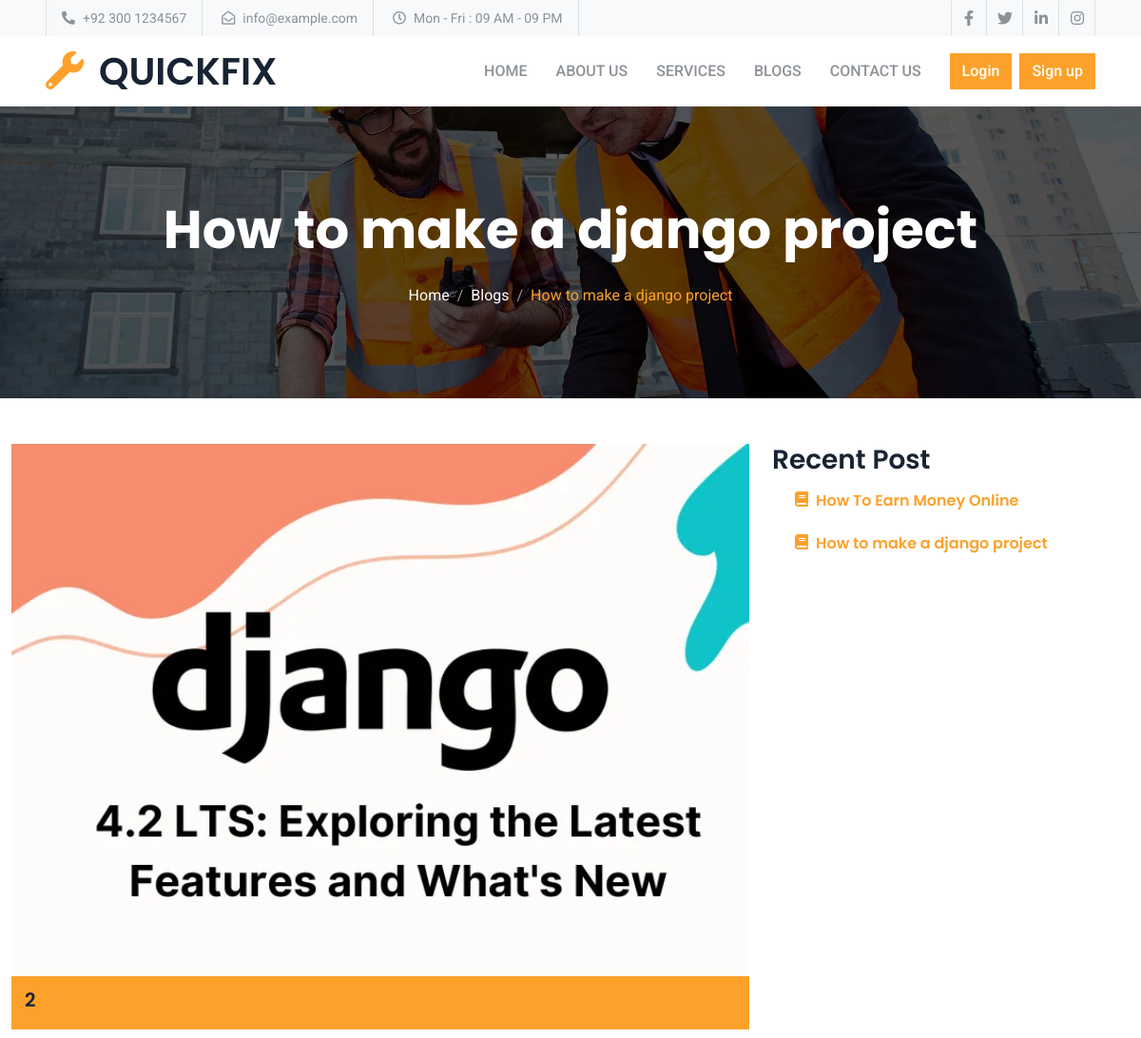
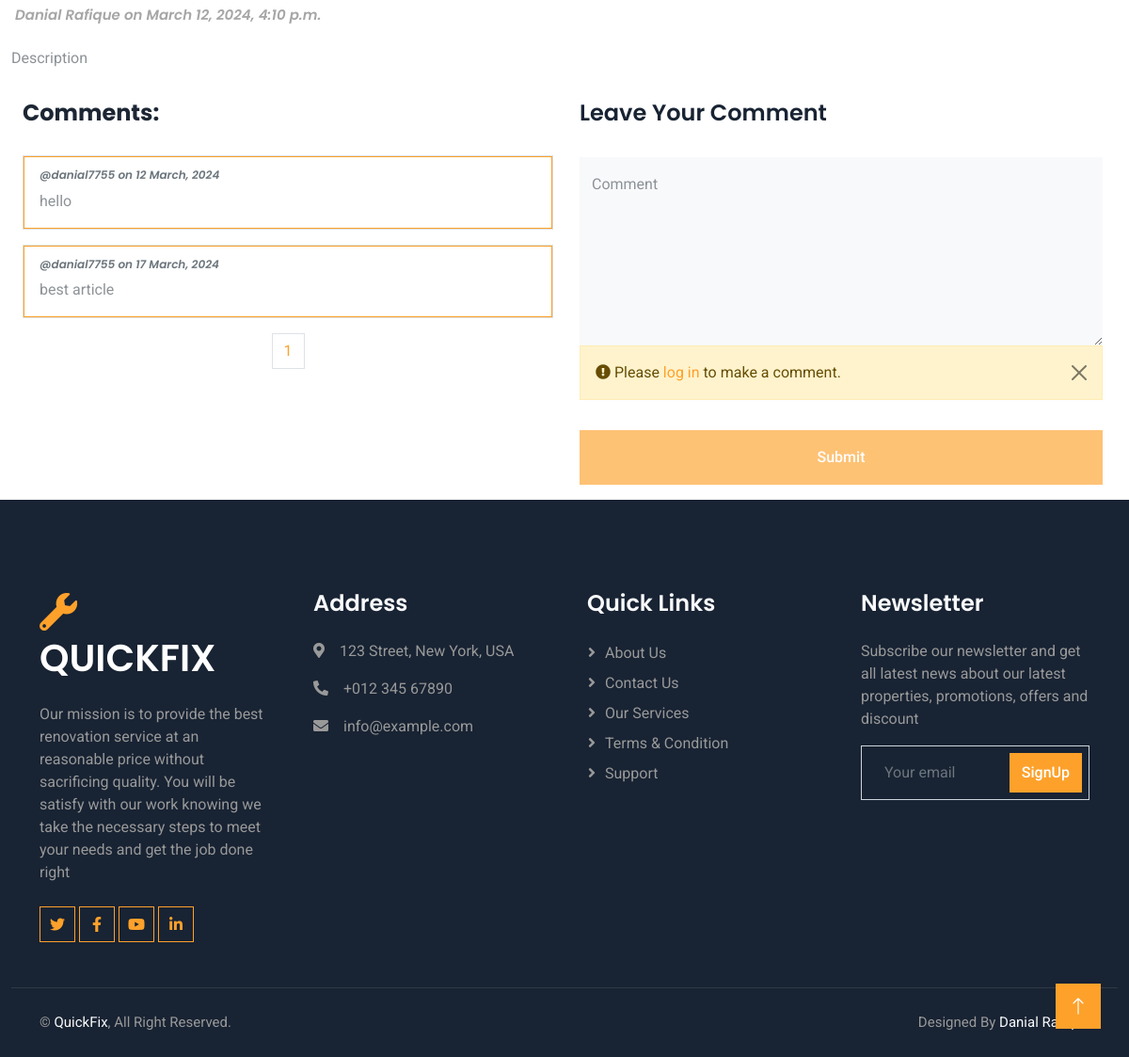
The page /blogs/details/1/ on the database its author committed (2 pictures, top to bottom).
### blog/models.py (models this page shows, shortened)
class Post(models.Model):
    author = models.ForeignKey(settings.AUTH_USER_MODEL ,on_delete=models.CASCADE)
    title = models.CharField(max_length=200)
    created_date = models.DateTimeField(default=timezone.now)
    published_date = models.DateTimeField(blank=True , null=True)
    post_image = models.ImageField(upload_to='post_featured_pics/' , null=True , blank=True)
    text = HTMLField(null=True, blank=True)

class Comment(models.Model):
    post = models.ForeignKey(Post , related_name='comments' , on_delete=models.CASCADE)
    author = models.ForeignKey(settings.AUTH_USER_MODEL ,on_delete=models.CASCADE)
    text = models.TextField()
    created_date = models.DateTimeField(default=timezone.now)

### accounts/models.py (models this page shows)
class User(AbstractUser):
    is_admin = models.BooleanField('Is_admin' , default=False)
    is_customer = models.BooleanField('Is_customer' , default=False)
    is_vendor = models.BooleanField('Is_vendor' , default=False)
    CATAGORY_CHOICES = [('Punjab' ,'Punjab') ,('Sindh' ,'Sindh'),('Khyber Pakhtunkhwa','Khyber Pakhtunkhwa'),('Gilgit-Baltistan' ,'Gilgit-Baltistan') ,('Islamabad Capital Territory' ,'Islamabad Capital Territory'),('Balochistan','Balochistan'),]
    CATAGORY_EMP= [('Electrician' ,'Electrician'),('Plumber' ,'Plumber'),('Sweaper' ,'Sweaper'),('Carpenter' ,'Carpenter'),('Drain clean' ,'Drain clean'),('AC repair' ,'AC repair'),('Painting & Decorating' ,'Painting & Decorating'),]
    mobile_no = models.CharField(max_length=11 ,null=True, blank=True)
    address1 = models.CharField(max_length=200,default='abc')
    address2 = models.CharField(max_length=200,default='abc')
    city =  models.CharField(max_length=70 ,null=True, blank=True)
    province = models.CharField(choices=CATAGORY_CHOICES,default='Punjab', max_length=56)
    employee = models.CharField(choices=CATAGORY_EMP,default='none', max_length=100)
    cnic= models.CharField(max_length=13 ,null=True, blank=True)
    shop_reference = models.TextField(default='shop no address etc')
    vendor_image = models.ImageField(upload_to='vendor_profile_pics/')
    is_email_verified = models.BooleanField(default=False)
    email_verification_token = models.CharField(max_length=200 ,blank=True, null=True)
    def __str__(self):
        return self.username

### blog/views.py (the view)
# urls.py: path('details/<int:pk>/', post_details , name='post_details')
def post_details(request , pk):
    post = get_object_or_404(Post , pk=pk)
    recent_post = Post.objects.filter(published_date__lte=timezone.now()).order_by('-published_date')[:10]
    comments = post.comments.all()
    paginator = Paginator(comments , 10)
    page_number = request.GET.get('page')
    commentsfinal = paginator.get_page(page_number)
    totalpage = commentsfinal.paginator.num_pages
    if request.method == 'POST':
        form = CommentForm(request.POST)
        if form.is_valid():
            comment=form.save(commit=False)
            comment.post = post
            comment.author = request.user
            comment.save()
            messages.success(request, "Submit Successfully! Thank you for your comment.")
            return redirect('blog:post_details' , pk=post.pk)
    else:
        form=CommentForm()
    context = {
        'post':post ,
        'comments':commentsfinal ,
        'form':form,
        'recent_post':recent_post,
        'totalpagelist' : [n+1 for n in range(totalpage)]
    }
    return render(request , 'blog/post_details.html', context)

### blog/forms.py
class CommentForm(forms.ModelForm):
    class Meta:
        model = Comment
        fields = ( 'text',)

### blog/templates/blog/post_details.html (shortened to what this page needs)
{% extends "base.html" %}
{% load static %}
{% block css %}
<link rel="stylesheet" href="{% static 'vendor/css/service_detail.css'%}">{% endblock css %}
{% block content %}
    <div class="container-fluid page-header py-5 mb-5 wow fadeIn" data-wow-delay="0.1s">
        <div class="container text-center py-5">
            <h1 class="display-4 text-white animated slideInDown mb-4">{{post.title}}</h1>
            <nav aria-label="breadcrumb animated slideInDown">
                <ol class="breadcrumb justify-content-center mb-0">
                    <li class="breadcrumb-item"><a class="text-white" href="{% url "customer:home" %}">Home</a></li>
                    <li class="breadcrumb-item"><a class="text-white" href="{% url "blog:post_list" %}">Blogs</a></li>
                    <li class="breadcrumb-item text-primary active" aria-current="page">{{post.title}}</li>
                </ol>
            </nav>
        </div>
    </div>
<div class="container-fluid">
    <div class="row justify-content-center">
        <div class="col-lg-8 col-md-12 wow fadeInUp" data-wow-delay="0.1s">
            <div class="post-image">
                <img src="{{post.post_image.url}}" alt="img" loading="lazy">
            </div>
            <div class="post-info btn-primary d-flex">
                <h5><span></span>{{ post.comments.all|length }}
                </h5>
            </div>
            <div class="author d-flex">
                <h6><ion-icon name="person-circle-outline"></ion-icon>{{post.author.first_name}}
                    {{post.author.last_name}} on {{post.published_date}}</h6>
            </div>
            <div class="post-content">
                <p>{{post.text | safe}}</p>
            </div>
        </div>
        <div class="col-lg-4 col-md-12 recent-post-section wow fadeInUp" data-wow-delay="0.5s">
            <h3>Recent Post</h3>
            {% for post in recent_post  %}
            <div class="recent-post py-2 px-4">
                <i class="fa fa-book text-primary flex-shrink-0 me-2"></i>
                <h6 class="mb-0"><a href="{% url 'blog:post_details' post.pk%}">{{post.title}}</a></h6>
            </div>
            {% endfor %}
        </div>
        <div class="row justify-content-center">
            <div class="col-lg-6 col-sm-12 comment-section py-3 wow fadeInUp" data-wow-delay="0.1s">
                <div class="comments">
                    <h4>Comments:</h4>
                    {% if comments %}
                    {% for comment in comments %}
                    <div class="card mt-3">
                        <div class="card-body ">
                            <h6 style="font-style: italic; font-size: 12px;" class="card-subtitle mb-2 text-muted">
                                @{{comment.author}} on {{comment.created_date|date:"j F, Y"}}</h6>
                            <p class="card-text">{{comment.text}}</p>
                        </div>
                    </div>
                    {% endfor %}
                    {% else %}
                    <p class="text-muted">No Comments!</p>
                    {% endif %}
                    <div class="container-fluid pt-3 wow fadeIn" data-wow-delay="0.1s">
                        <nav aria-label="Page navigation example">
                            <ul class="pagination justify-content-center">
                                  {% for n in totalpagelist %}
                                  <li class="page-item"><a class="page-link" href="/blogs/details/{{post.pk}}?page={{n}}">{{n}}</a></li>
                                  {% endfor %}
                            </ul>
                        </nav>
                    </div>
                </div>
            </div>
            <div class="col-lg-6 col-sm-12  comment-form p-3 wow fadeInUp" data-wow-delay="0.5s">
                <h4 class="pb-4">Leave Your Comment</h4>
                <form action="" method="post">
                    <div class="col-12">
                        <div class="form-floating">
                            <textarea class="form-control bg-light border-0" name="text"
                                placeholder="Enter comment Here.." id="message" style="height: 200px" required></textarea>
                            <label for="message">Comment</label>
                        </div>
                    </div>
                    <div class="col-12">
                        {% if user.is_authenticated %}
                        <button class="btn btn-primary w-100 py-3 mt-3" type="submit">Submit</button>
                        {% else %}
                        <div class="alert alert-warning alert-dismissible fade show" role="alert">
                            <i class="fa fa-exclamation-circle" aria-hidden="true"></i> Please <a href="{% url 'accounts:user_login_view' %}">log in</a> to make a comment.
                            <button type="button" class="btn-close" data-bs-dismiss="alert" aria-label="Close"></button>
                          </div>
                        <button class="btn btn-primary w-100 py-3 mt-3 disabled" type="submit">Submit</button>
                        {% endif %}
                    </div>
                </form>
            </div>
        </div>
    </div>
</div>
{% endblock content %}

### customer/static/customer/css/style.css (style rules this page uses)
:root { --primary: #FDA12B; --secondary: #8D9297; --light: #F8F9FA; --dark: #182333; }
.btn { font-weight: 500; transition: .5s; }
.btn.btn-primary, .btn.btn-outline-primary:hover { color: #FFFFFF; }
.page-header { background: linear-gradient(rgba(0, 0, 0, .65), rgba(0, 0, 0, .65)), url(../img/carousel-1.jpg) center center no-repeat; background-size: cover; }
.page-header .breadcrumb-item+.breadcrumb-item::before { color: #999999; }

### templates/base.html (style rules this page uses)
* { margin: 0; padding: 0; box-sizing: border-box; }

### rows shown on the page
Post: title "How to make a django project", post_image (picture), comments.all|length "2", author.first_name "Danial", author.last_name "Rafique", published_date "March 12, 2024, 4:10 p.m.", text "Description"
Post: title "How To Earn Money Online"
Comment: author "danial7755", created_date "12 March, 2024", text "hello"
Comment: author "danial7755", created_date "17 March, 2024", text "best article"

### other values the page prints
{{ n }} "1"
